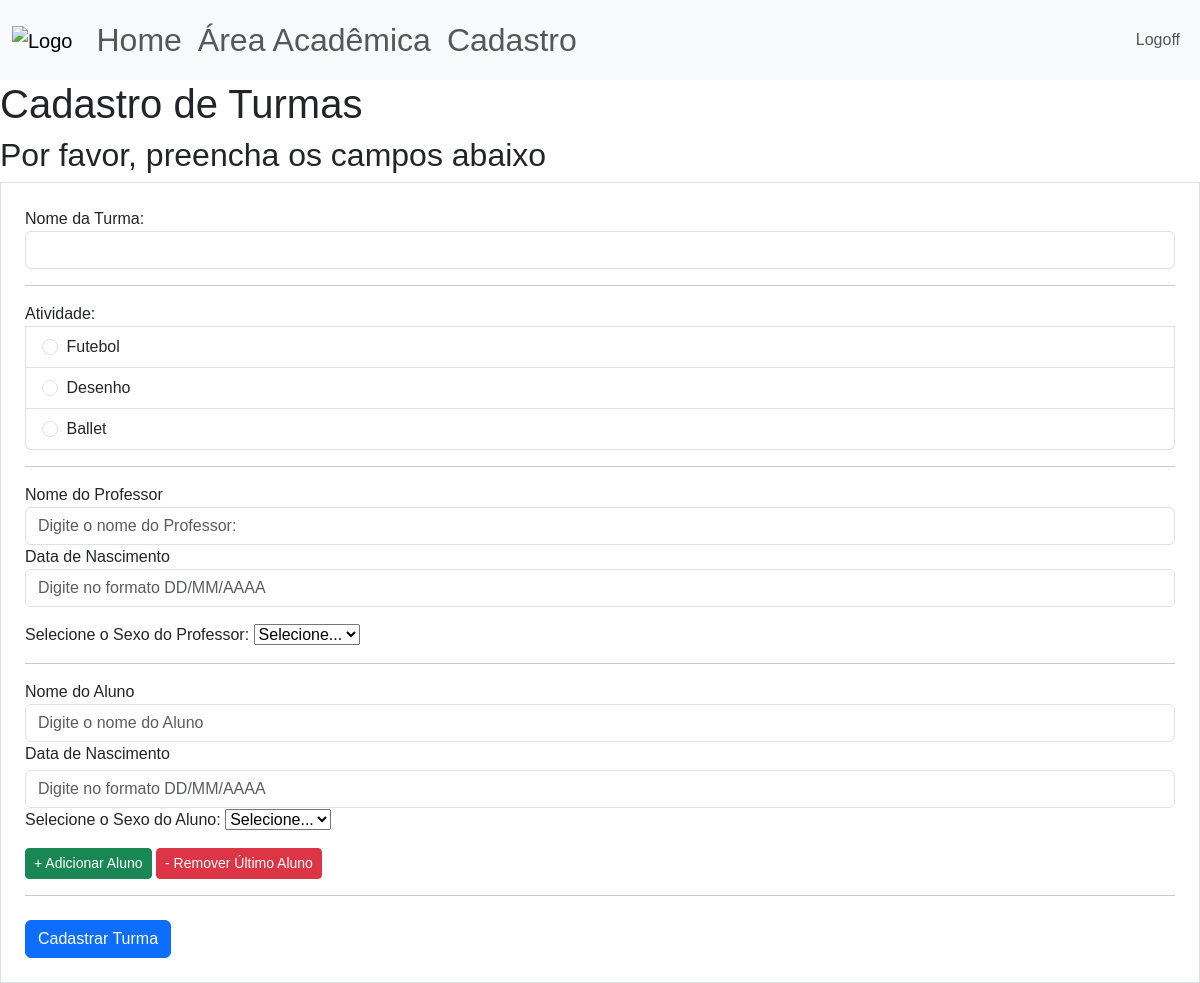
Screenshot of /cadastro/cad_turma (signed in) with the database file from the repository.
### site_verbo_amar/models.py (models this page shows)
class Atividade(database.Model):
    id = database.Column(database.Integer, primary_key=True)
    atividade = database.Column(database.String, nullable=False, unique=True)
    dias_aula = database.Column(database.String, nullable=False)

### site_verbo_amar/routes.py (the view, shortened to what this page needs)
@app.route("/cadastro/cad_turma", methods=['GET','POST'])
@login_required
def cad_turma():
    form_cad_turma = FormTurma()
    atividades = carregar_atividades()
    return render_template('cad_turma.html',
                           form_cad_turma=form_cad_turma,
                           atividades=atividades)

### site_verbo_amar/forms.py
class FormTurma(FlaskForm):
    nome_turma = StringField("Nome da Turma:", validators=[DataRequired()])
    atividade = StringField("Atividade:", validators=[DataRequired()])
    botao_submit_turma = SubmitField("Cadastrar Turma")

### site_verbo_amar/models.py (called while the page is built)
@login_manager.user_loader
def load_user(id_usuario):
    return Usuario.query.get(int(id_usuario))

### site_verbo_amar/routes.py (called while the page is built)
def carregar_atividades():
    atividades = Atividade.query.order_by(Atividade.id.asc())
    return atividades

### site_verbo_amar/templates/cad_turma.html (shortened to what this page needs)
{% extends 'base.html'%}
{% block body %}
<h1>Cadastro de Turmas</h1>
<h2>Por favor, preencha os campos abaixo</h2>
<div class="col">
  <form method="POST", action="" class="border p-4 mt-1">
    <fieldset>
      <div class="form-group">
        {{ form_cad_turma.nome_turma.label(class="form-control-label") }}
        {% if form_cad_turma.nome_turma.errors %}
          {{ form_cad_turma.nome_turma(class='form-control is-invalid')}}
      </div>
      <div class="invalid-feedback">
        {% for erro in form_cad_turma.nome_turma.errors %}
          {{erro}}
        {% endfor %}
      </div>
      {% else %}
        {{form_cad_turma.nome_turma(class="form-control")}}
      {% endif %}
    <hr>
    <ul class="list-group">
      {{form_cad_turma.atividade.label(class='form-control-label')}}
      {% for ativ in atividades %}
        <li class="list-group-item">
          <input class="form-check-input me-1" type="radio"
          name="atividade"
          value="{{ativ.atividade}}"
          id="{{ativ.atividade}}">
          <label class="form-check-label" for="{{ativ.atividade}}">{{ativ.atividade}}</label>
        </li>
      {% endfor %}
    </ul>
    <hr>
      <div class="form-group">
        <label for="nomeProfessor">Nome do Professor</label>
        <input type="text" class="form-control" id="nomeProfessor" name="nomeProfessor" placeholder="Digite o nome do Professor:">
        <label for="dataProfessor">Data de Nascimento</label>
        <input type="text" class="form-control" id="dataProfessor" name="dataProfessor" placeholder="Digite no formato DD/MM/AAAA">
        <label>Selecione o Sexo do Professor:</label>
        <select name="generoProfessor" id="genero" required>
          <option value="" disabled {% if not selected_gender %} selected{% endif %}>Selecione...</option>
        </select>
        </div>
    <hr>
    <div id="alunos-container">
      <div class="aluno-entry mb-3" id="aluno-1">
        <div class="form-group">
          <label>Nome do Aluno</label>
          <input type="text" class="form-control" name="nomeAluno[]" placeholder="Digite o nome do Aluno">
          <label>Data de Nascimento</label>
          <input type="text" class="form-control mt-1" name="dataAluno[]" placeholder="Digite no formato DD/MM/AAAA">
          <label>Selecione o Sexo do Aluno:</label>
          <select name="generoAluno[]" id="genero" required>
            <option value="" disabled {% if not selected_gender %} selected{% endif %}>Selecione...</option>
          </select>
        </div>
      </div>
    </div>
    <div class="mt-2 mb-3">
      <button type="button" class="btn btn-success btn-sm" id="add-aluno">
        + Adicionar Aluno
      </button>
      <button type="button" class="btn btn-danger btn-sm" id="remove-aluno">
        - Remover Último Aluno
      </button>
    </div>
    <hr>
    </fieldset>
    {{form_cad_turma.botao_submit_turma(class='btn btn-primary mt-2')}}
  </form>
</div>
{% endblock %}

### site_verbo_amar/static/main.css (style rules this page uses)
* { font-family:'Poppins', sans-serif; }

### rows the page displays
Atividade: atividade "Futebol"
Atividade: atividade "Desenho"
Atividade: atividade "Ballet"
